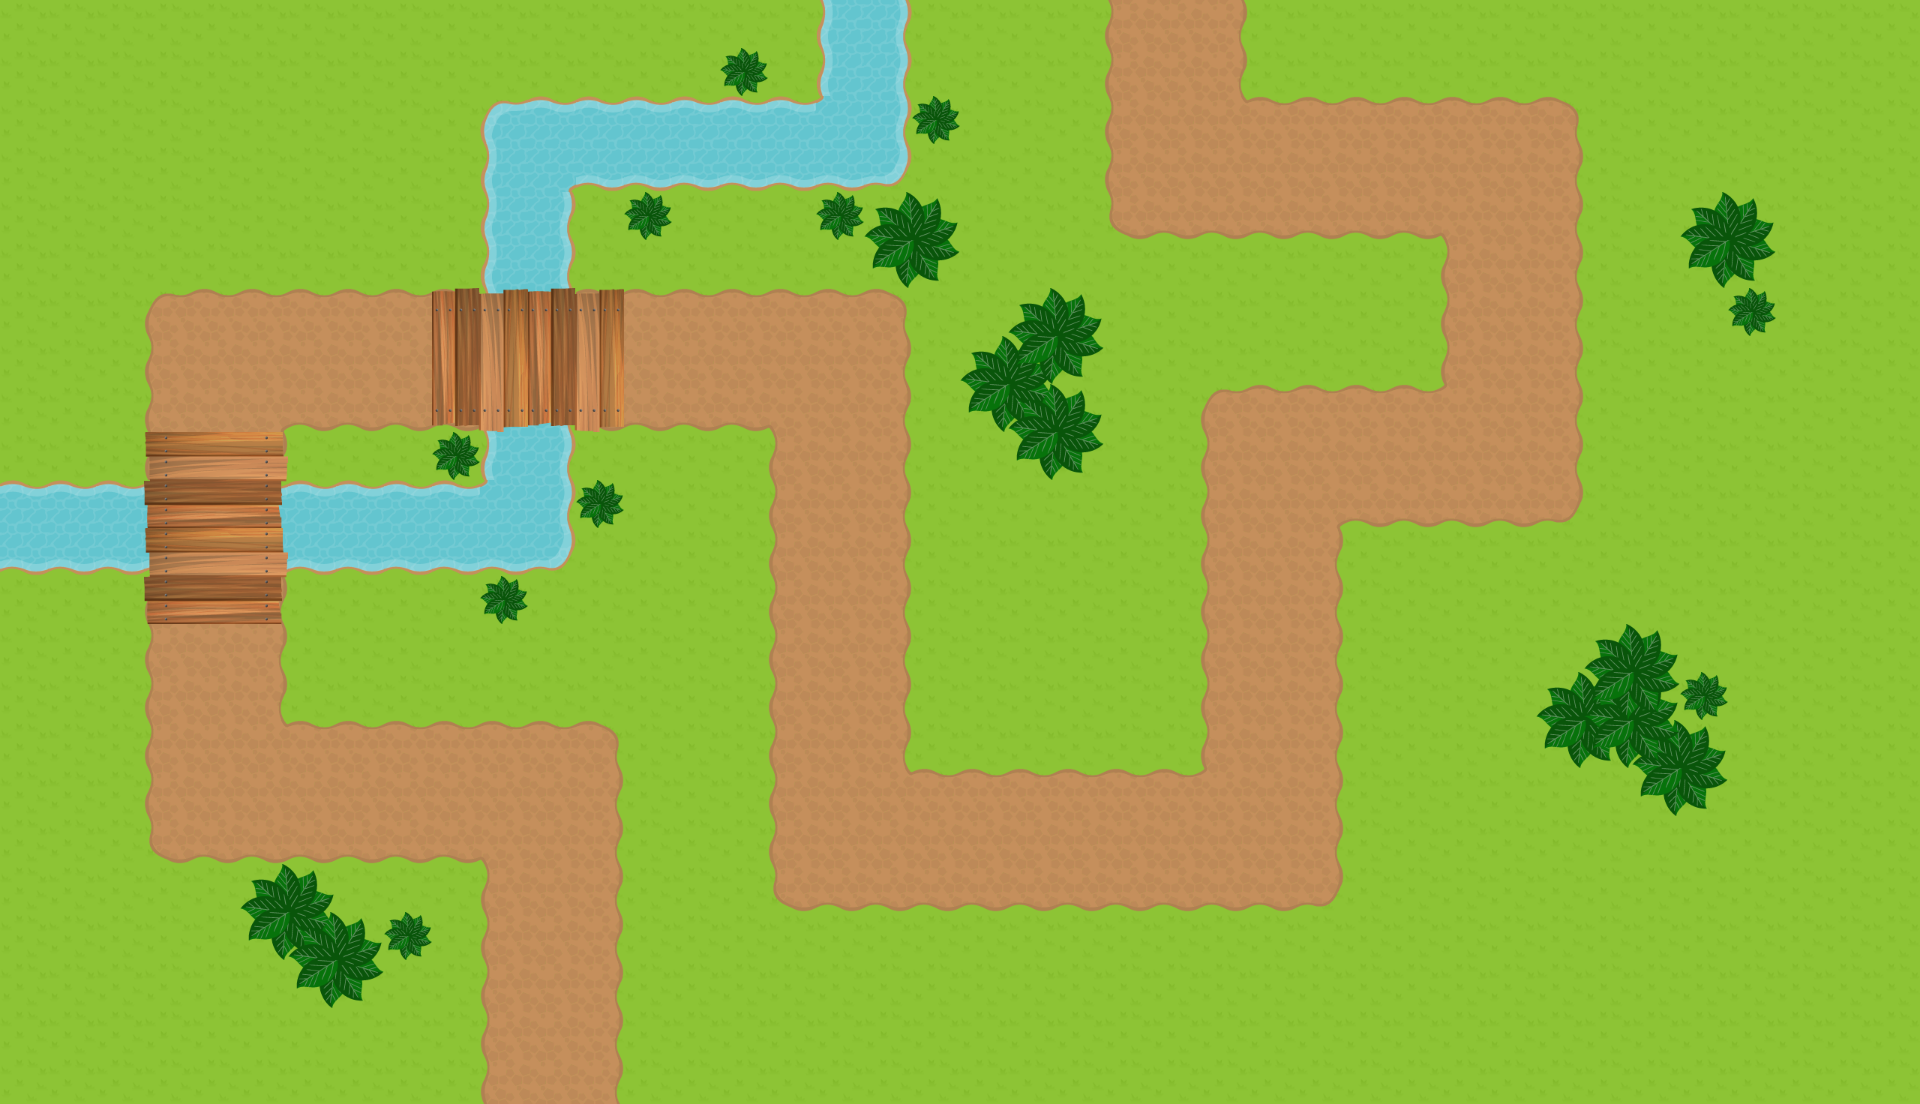

Below is a game level as drawn by its tile map, then a one-line description and the .tmx that defines it (tile-layer data replaced by summaries):
An orthogonal 40x23 tile map with 48x48 px tiles, 4 tile layers (Tile Layer 1, Tile Layer 2, Tile Layer 3, Tile Layer 4), 4 tilesets and 16 objects (PathLine).

<map version="1.0" tiledversion="1.0.3" orientation="orthogonal" renderorder="right-down" width="40" height="23" tilewidth="48" tileheight="48" nextobjectid="42">
 <tileset firstgid="1" name="tiles" tilewidth="48" tileheight="48" spacing="4" margin="2" tilecount="81" columns="9">
  <image source="../../tiles/hi/tiles.png" width="512" height="512" />
  <terraintypes>
   <terrain name="Path" tile="18" />
   <terrain name="Water" tile="33" />
  </terraintypes>
  <tile id="14" terrain=",,,0" />
  <tile id="15" terrain=",,0,0" />
  <tile id="16" terrain=",,0," />
  <tile id="17" terrain=",0,,0" />
  <tile id="18" terrain="0,0,0,0" />
  <tile id="19" terrain="0,,0," />
  <tile id="20" terrain=",0,," />
  <tile id="21" terrain="0,0,," />
  <tile id="22" terrain="0,,," />
  <tile id="23" terrain="0,,0,0" />
  <tile id="24" terrain=",0,0,0" />
  <tile id="25" terrain="0,0,,0" />
  <tile id="26" terrain="0,0,0," />
  <tile id="29" terrain=",,,1" />
  <tile id="30" terrain=",,1,1" />
  <tile id="31" terrain=",,1," />
  <tile id="32" terrain=",1,,1" />
  <tile id="33" terrain="1,1,1,1" />
  <tile id="34" terrain="1,,1," />
  <tile id="35" terrain=",1,," />
  <tile id="36" terrain="1,1,," />
  <tile id="37" terrain="1,,," />
  <tile id="38" terrain="1,1,1," />
  <tile id="39" terrain="1,1,,1" />
  <tile id="40" terrain="1,,1,1" />
  <tile id="41" terrain=",1,1,1" />
 </tileset>
 <tileset firstgid="82" name="tiles2" tilewidth="48" tileheight="48" spacing="4" margin="2" tilecount="18" columns="9">
  <image source="../../tiles/hi/tiles2.png" width="512" height="128" />
 </tileset>
 <tileset firstgid="100" name="tiles3" tilewidth="48" tileheight="48" spacing="4" margin="2" tilecount="36" columns="9">
  <image source="../../tiles/hi/tiles3.png" width="512" height="256" />
 </tileset>
 <tileset firstgid="136" name="tiles4" tilewidth="48" tileheight="48" spacing="4" margin="2" tilecount="171" columns="9">
  <image source="../../tiles/hi/tiles4.png" width="512" height="1024" />
 </tileset>
 <layer name="Tile Layer 1" width="40" height="23">
  <data>[920 cells, 920 non-empty, 1 distinct tile ids]</data>
 </layer>
 <layer name="Tile Layer 2" width="40" height="23">
  <data>[920 cells, 319 non-empty, 26 distinct tile ids]</data>
 </layer>
 <layer name="Tile Layer 3" width="40" height="23">
  <data>[920 cells, 37 non-empty, 17 distinct tile ids]</data>
 </layer>
 <layer name="Tile Layer 4" width="40" height="23">
  <data>[920 cells, 20 non-empty, 5 distinct tile ids]</data>
 </layer>
 <objectgroup name="Path" visible="0">
  <object id="37" name="PathLine" x="550.5" y="1128">
   <polyline points="0,-24 0,-336 -336,-336 -336,-768 288,-768 288,-288 720,-288 720,-672 960,-672 960,-960 624,-960 624,-1128" />
  </object>
 </objectgroup>
 <objectgroup name="Boundary">
  <object id="26" x="490.125" y="740" width="125.188" height="363.625" />
  <object id="27" x="163.157" y="729.847" width="442.25" height="125.091" />
  <object id="28" x="154.281" y="307.625" width="125.188" height="539.375" />
  <object id="29" x="163.875" y="297.955" width="730.216" height="125.091" />
  <object id="30" x="778.095" y="306.938" width="124.813" height="586.812" />
  <object id="31" x="787.83" y="778.275" width="537.955" height="125.091" />
  <object id="32" x="1210.48" y="402.949" width="125.188" height="490.966" />
  <object id="33" x="1219.15" y="394.045" width="346.25" height="125.091" />
  <object id="34" x="1449.87" y="114.626" width="125.188" height="395.312" />
  <object id="35" x="1122.88" y="106.204" width="441.875" height="124.341" />
  <object id="36" x="1114.15" y="0.125125" width="125.188" height="222.312" />
  <object id="38" x="0" y="490" width="558.938" height="77.0002" />
  <object id="39" x="490.031" y="114.156" width="77.4998" height="444.125" />
  <object id="40" x="497.625" y="106.063" width="397.287" height="77.0002" />
  <object id="41" x="826.125" y="0.249875" width="77.4998" height="173.094" />
 </objectgroup>
</map>
